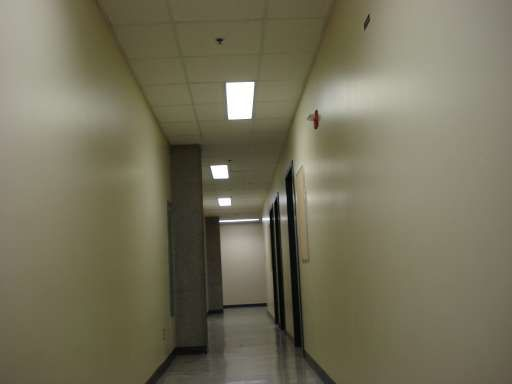
#> input picture rtabmap/bin/data/samples/11.jpg, 512 x 384 px, given in place of 000000.png, which was not available
$ python histogram_values.py
#> lines starting #> are read from the running program, lines starting #| are printed output that depends on the picture
#!/usr/bin/python


from __future__ import print_function
import sys
import numpy as np
import argparse
import cv2
import matplotlib.pyplot as plt

def plot_histogram(vals):
    plt.hist(vals, bins=256, range=(1,255))
    plt.title("Intensity Kitti image 07/000000.png")
    plt.show()

def adjust_gamma(image, gamma=1.0):
	# build a lookup table mapping the pixel values [0, 255] to
	# their adjusted gamma values
	invGamma = 1.0 / gamma
	table = np.array([((i / 255.0) ** invGamma) * 255
		for i in np.arange(0, 256)]).astype("uint8")

	# apply gamma correction using the lookup table
	return cv2.LUT(image, table)

if __name__=="__main__":
    # [10 lines of commented-out code are left out]

    img = cv2.imread("/imatge/icaminal/datasets/kitti/generated/07/infrared_mint_three/000000.png")
#> img is the input picture: shape (384, 512, 3); mean B, G, R 90.3, 112.3, 116.7

    # img = adjust_gamma(img, gamma=1)
    # cv2.imshow("some", img)
    # cv2.waitKey()

    Lvals = np.asarray(img)
    plot_histogram(Lvals.flatten())
#> in plot_histogram, `plt.show()`:
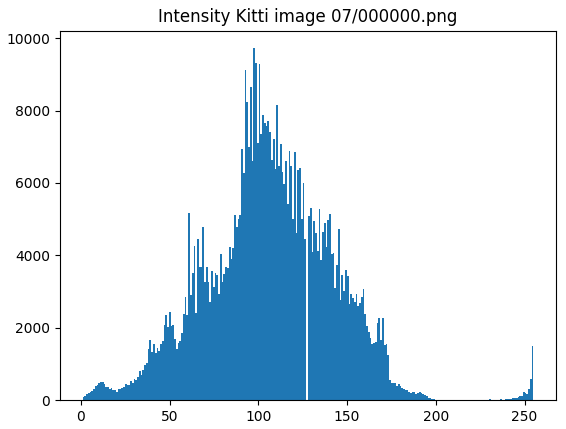
#> figure drawn by matplotlib, 1 panel; tallest bar 9722 high, from x = 97.24 to 98.23

$ run again, on rtabmap/bin/data/samples/12.jpg
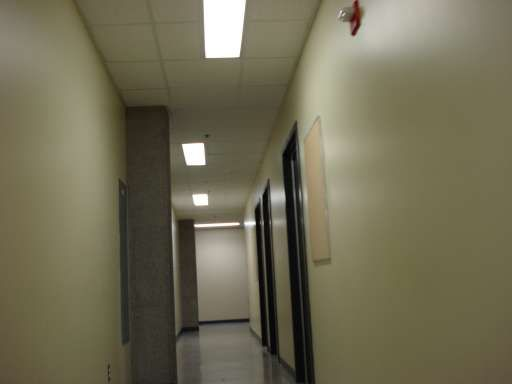
#> input picture rtabmap/bin/data/samples/12.jpg, 512 x 384 px, given in place of 000000.png, which was not available
#> img is the input picture: shape (384, 512, 3); mean B, G, R 84.7, 108.4, 113.1
#> in plot_histogram, `plt.show()`:
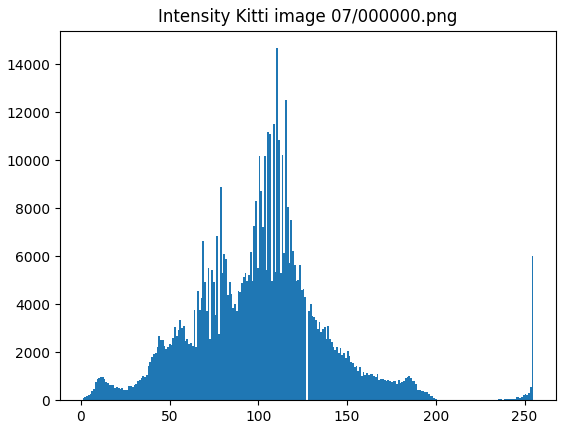
#> figure drawn by matplotlib, 1 panel; tallest bar 14659 high, from x = 110.1 to 111.1

$ run again, on rtabmap/bin/data/samples/13.jpg
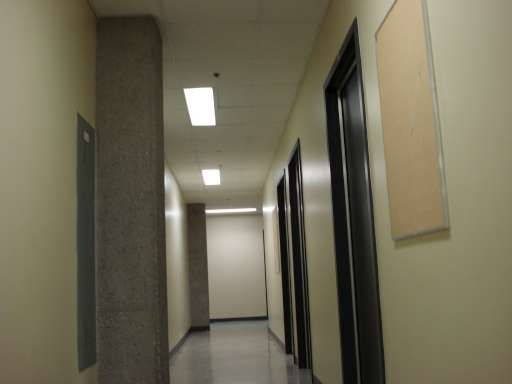
#> input picture rtabmap/bin/data/samples/13.jpg, 512 x 384 px, given in place of 000000.png, which was not available
#> img is the input picture: shape (384, 512, 3); mean B, G, R 86.3, 106.7, 112
#> in plot_histogram, `plt.show()`:
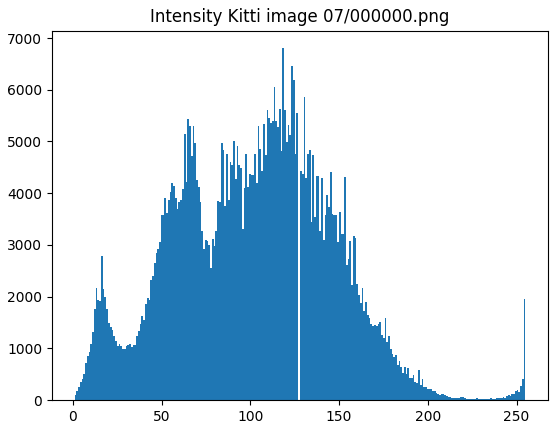
#> figure drawn by matplotlib, 1 panel; tallest bar 6803 high, from x = 118.1 to 119.1
